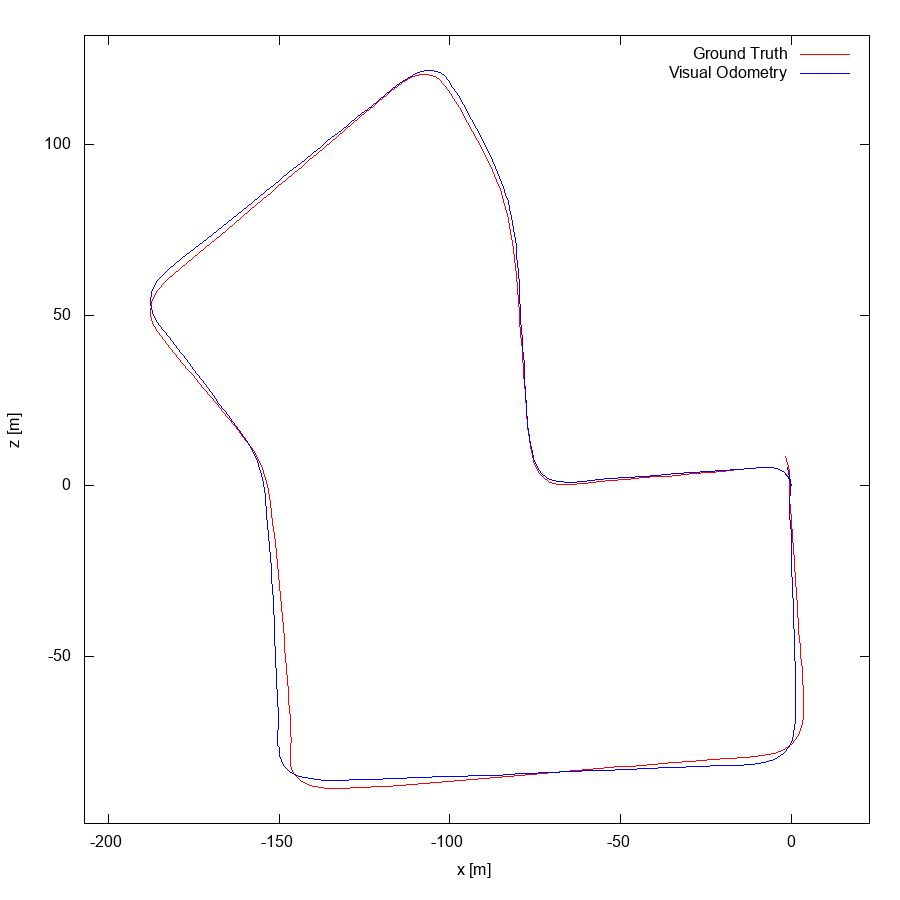

Source code (gnuplot):
set term postscript eps enhanced color
set output "00.eps"
set size ratio -1
set xrange [-207:23]
set yrange [-99:132]
set xlabel "x [m]"
set ylabel "z [m]"
plot "00.txt" using 1:2 lc rgb "#FF0000" title 'Ground Truth' w lines,"00.txt" using 3:4 lc rgb "#0000FF" title 'Visual Odometry' w lines,"< head -1 00.txt" using 1:2 lc rgb "#000000" pt 4 ps 1 lw 2 title 'Sequence Start' w points
